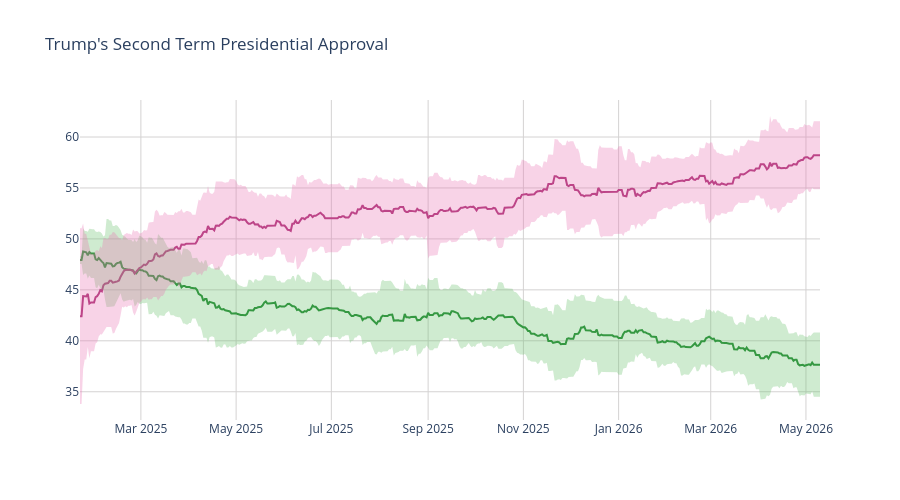

Notebook cell for this chart:
### Code cell
disappr_ci_hex = "#e86eaf"
appr_ci_hex = "#60be65"
disappr_ci_rgba = "rgba(232, 110, 175, 0.3)"
appr_ci_rgba = "rgba(96, 190, 101, 0.3)"
grid_col = "#d4d2d2"


# Approve
fig = go.Figure(go.Scatter(
    x=pres['end_date'],
    y=pres['approve'],
    hovertemplate="%{y:.2f}%",
    name="<b>Approve</b>",
    line=dict(color="#228833"),
    showlegend=False
))

# Disapprove
fig.add_trace(go.Scatter(
    x=pres['end_date'],
    y=pres['disapprove'],
    hovertemplate="%{y:.2f}%",
    name="<b>Disapprove</b>",
    line=dict(color="#aa3377"),
    showlegend=False
    )
)

# Approve CI
fig.add_traces([

    # Upper bound
    go.Scatter(
        x=pres['end_date'],
        y=pres['approve_upper_ci'],
        marker=dict(color=appr_ci_hex),
        line=dict(width=0),
        mode='lines',
        showlegend=False,
        hoverinfo="skip"
    ),

    # Lower bound
    go.Scatter(
        x=pres['end_date'],
        y=pres['approve_lower_ci'],
        marker=dict(color=appr_ci_hex),
        line=dict(width=0),
        mode='lines',
        fillcolor=appr_ci_rgba,
        fill="tonexty",
        showlegend=False,
        hoverinfo="skip"
    )
])

# Disapprove CI
fig.add_traces([

    # Upper bound
    go.Scatter(
        x=pres['end_date'],
        y=pres['disapprove_upper_ci'],
        marker=dict(color=disappr_ci_hex),
        line=dict(width=0),
        mode='lines',
        showlegend=False,
        hoverinfo="skip"
    ),

    # Lower bound
    go.Scatter(
        x=pres['end_date'],
        y=pres['disapprove_lower_ci'],
        marker=dict(color=disappr_ci_hex),
        line=dict(width=0),
        mode='lines',
        fillcolor=disappr_ci_rgba,
        fill="tonexty",
        showlegend=False,
        hoverinfo="skip"
    )
])

fig.update_layout(
    title=dict(text="Trump's Second Term Presidential Approval"),
    hovermode="x"
)

fig.update_xaxes(gridcolor=grid_col)
fig.update_yaxes(gridcolor=grid_col)

fig.update_layout(hovermode="x", hoverlabel_align="right", plot_bgcolor="rgba(0, 0, 0, 0)", height=500)
fig.show()

### Figure 1 — Plotly figure (JSON) as saved in the notebook; plotly's stock layout.template omitted (floating-point values rounded to 4 significant figures; data arrays with more than 128 entries replaced by an {"elided": "..."} marker saying what was removed)
{"data": [{"hovertemplate": "%{y:.2f}%", "line": {"color": "#228833"}, "name": "<b>Approve</b>", "showlegend": false, "type": "scatter", "x": {"elided": "475 str values"}, "y": {"elided": "475 float values"}}, {"hovertemplate": "%{y:.2f}%", "line": {"color": "#aa3377"}, "name": "<b>Disapprove</b>", "showlegend": false, "type": "scatter", "x": {"elided": "475 str values"}, "y": {"elided": "475 float values"}}, {"hoverinfo": "skip", "line": {"width": 0}, "marker": {"color": "#60be65"}, "mode": "lines", "showlegend": false, "type": "scatter", "x": {"elided": "475 str values"}, "y": {"elided": "475 float values"}}, {"fill": "tonexty", "fillcolor": "rgba(96, 190, 101, 0.3)", "hoverinfo": "skip", "line": {"width": 0}, "marker": {"color": "#60be65"}, "mode": "lines", "showlegend": false, "type": "scatter", "x": {"elided": "475 str values"}, "y": {"elided": "475 float values"}}, {"hoverinfo": "skip", "line": {"width": 0}, "marker": {"color": "#e86eaf"}, "mode": "lines", "showlegend": false, "type": "scatter", "x": {"elided": "475 str values"}, "y": {"elided": "475 float values"}}, {"fill": "tonexty", "fillcolor": "rgba(232, 110, 175, 0.3)", "hoverinfo": "skip", "line": {"width": 0}, "marker": {"color": "#e86eaf"}, "mode": "lines", "showlegend": false, "type": "scatter", "x": {"elided": "475 str values"}, "y": {"elided": "475 float values"}}], "layout": {"height": 500, "hoverlabel": {"align": "right"}, "hovermode": "x", "plot_bgcolor": "rgba(0, 0, 0, 0)", "title": {"text": "Trump's Second Term Presidential Approval"}, "xaxis": {"gridcolor": "#d4d2d2"}, "yaxis": {"gridcolor": "#d4d2d2"}}}
